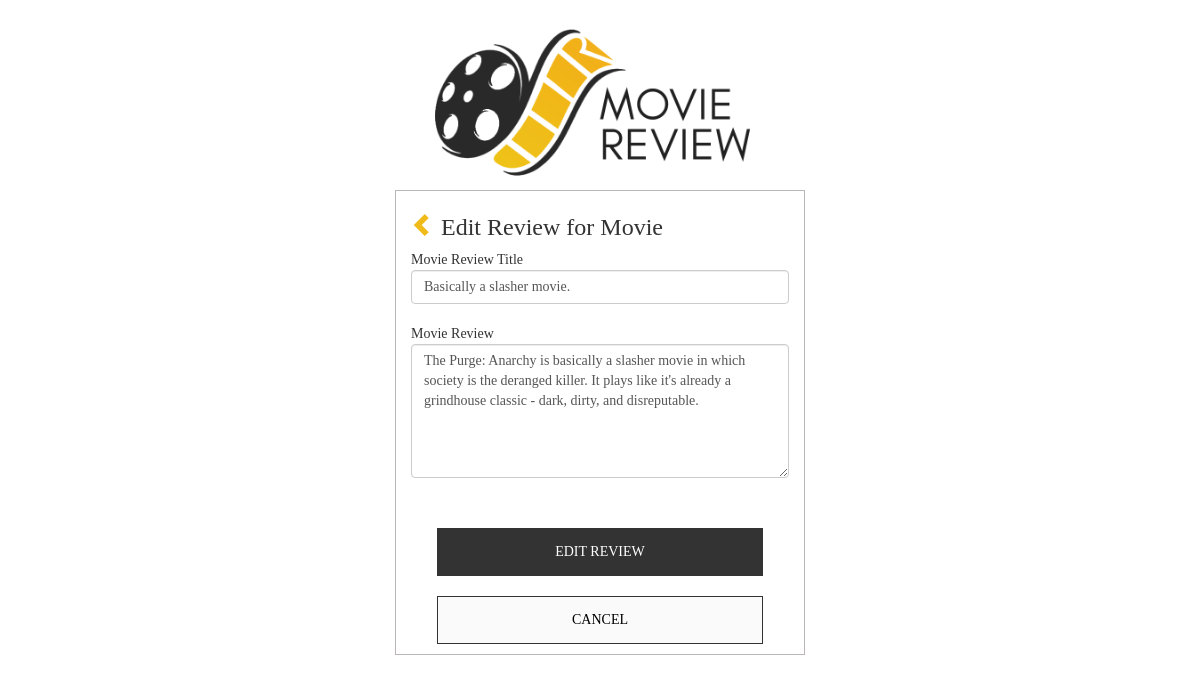
The app's page /editReview.php?reviewId=31 with its own data.
### tables this page shows
CREATE TABLE `review` (
  `review_id` int(10) NOT NULL,
  `movie_id` int(10) NOT NULL,
  `review_title` varchar(100) NOT NULL,
  `review` varchar(1000) NOT NULL,
  `user_id` int(10) NOT NULL,
  `date` varchar(50) NOT NULL
);

### editReview.php (the view, shortened to what this page needs)
<?php
include("sql_connect.php");
?>
<html>
<head>
	<link rel='stylesheet' href='bootstrap/css/bootstrap.min.css'>
	<link rel='stylesheet' href='bootstrap/css/design.css'>
</head>
<body>
	<div class='row'>
		<center><img src="img/logoo.png" class="logoPic"></center>
	</div>
	<div class="row">
		<div class="col-md-4"></div>
		<div class="col-md-4 " style='border: solid #bab6b6 1px;
									  font-family: Glacial Indifference;
									  height: 465px;'>
			<h3><?php
					echo "<a href='viewmovie".$_GET['genreName'].".php?id=".$_GET['id']."&&firstName=".$_GET['firstName']."&&genreId=".$_GET['genreId']."&&genreName=".$_GET['genreName']."&&movieId=".$_GET['movieId']."'><span class='glyphicon glyphicon-chevron-left' style='color:#f0ba18'></span></a>";
				?>
				Edit Review for Movie
			</h3>
			<?php
				echo "<form method = 'POST' action='editReview.php?id=".$_GET['id']."&&firstName=".$_GET['firstName']."&&genreId=".$_GET['genreId']."&&genreName=".$_GET['genreName']."&&movieId=".$_GET['movieId']."&&reviewId=".$_GET['reviewId']."'>";
			?>
				<?php
					echo "Movie Review Title";
					$sql = "SELECT * FROM `review` JOIN user ON user.user_id = review.user_id WHERE review_id=".$_GET['reviewId'];
					$result = mysqli_query($mysqli, $sql);
					$row = mysqli_fetch_array($result);
						if($row[2] == ""){
							echo "<input class='form-control' required='required' value ='' name='reviewTitle'> <br>";
						}else{
							echo "<input class='form-control' required='required' value ='".$row[2]."' name='reviewTitle'> <br>";
						}
					echo "Movie Review";
						if($row[3] == ""){
							echo "<textarea class='form-control' rows='6' required='required' name='review'></textarea> <br>";
						}else{
							echo "<textarea class='form-control' rows='6' required='required' name='review'>".$row[3]."</textarea> <br>";
						}
					echo "<div class='row text-center' style='margin-bottom:10px; margin-top:30px'>";
				  	echo "<button class='btn btnLogin chckinMovieRev' type ='submit' name='addReview'>EDIT REVIEW</button><br><br>";
				  	echo "<a href='viewmovie".$_GET['genreName'].".php?id=".$_GET['id']."&&firstName=".$_GET['firstName']."&&genreId=".$_GET['genreId']."&&genreName=".$_GET['genreName']."&&movieId=".$_GET['movieId']."' class='btn btnAdd cancelAction'>CANCEL</a>"
		  		?>
	  			</div>
  			</form>
		</div>
		<div class="col-md-4"></div>
	</div>
</body>
</html>

### records on screen
review: reviewTitle "Basically a slasher movie.", review "The Purge: Anarchy is basically a slasher movie in which society is the deranged killer. It plays like it's already a grindhouse classic - dark, dirty, and disreputable."
